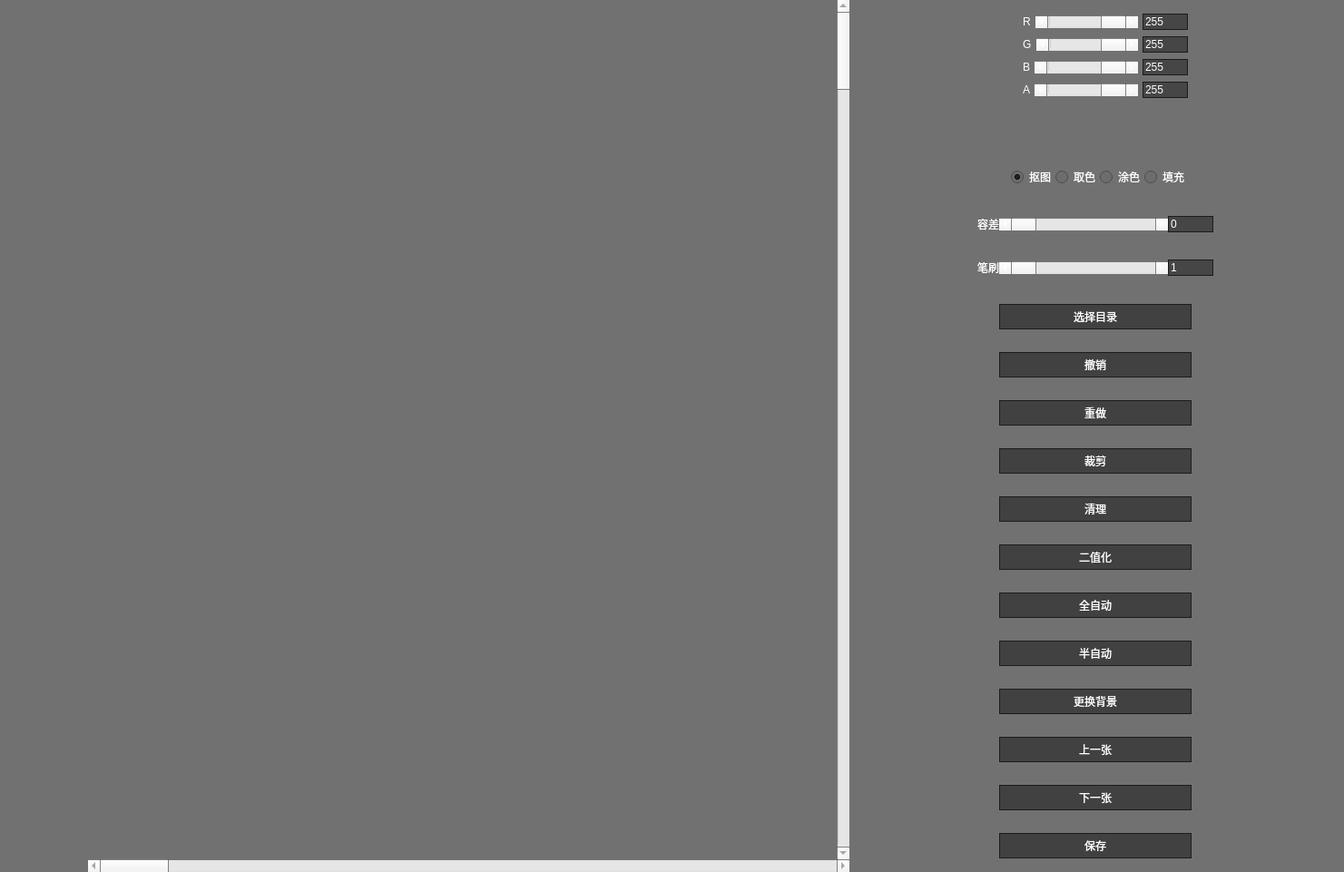
<?xml version="1.0" encoding="UTF-8"?>
<ui version="4.0">
 <class>Main_Window_UI</class>
 <widget class="QMainWindow" name="Main_Window_UI">
  <property name="enabled">
   <bool>true</bool>
  </property>
  <property name="geometry">
   <rect>
    <x>0</x>
    <y>0</y>
    <width>1481</width>
    <height>961</height>
   </rect>
  </property>
  <property name="sizePolicy">
   <sizepolicy hsizetype="Preferred" vsizetype="Preferred">
    <horstretch>0</horstretch>
    <verstretch>0</verstretch>
   </sizepolicy>
  </property>
  <property name="palette">
   <palette>
    <active>
     <colorrole role="WindowText">
      <brush brushstyle="SolidPattern">
       <color alpha="255">
        <red>255</red>
        <green>255</green>
        <blue>255</blue>
       </color>
      </brush>
     </colorrole>
     <colorrole role="Base">
      <brush brushstyle="SolidPattern">
       <color alpha="255">
        <red>109</red>
        <green>109</green>
        <blue>109</blue>
       </color>
      </brush>
     </colorrole>
     <colorrole role="Window">
      <brush brushstyle="SolidPattern">
       <color alpha="255">
        <red>113</red>
        <green>113</green>
        <blue>113</blue>
       </color>
      </brush>
     </colorrole>
    </active>
    <inactive>
     <colorrole role="WindowText">
      <brush brushstyle="SolidPattern">
       <color alpha="255">
        <red>255</red>
        <green>255</green>
        <blue>255</blue>
       </color>
      </brush>
     </colorrole>
     <colorrole role="Base">
      <brush brushstyle="SolidPattern">
       <color alpha="255">
        <red>109</red>
        <green>109</green>
        <blue>109</blue>
       </color>
      </brush>
     </colorrole>
     <colorrole role="Window">
      <brush brushstyle="SolidPattern">
       <color alpha="255">
        <red>113</red>
        <green>113</green>
        <blue>113</blue>
       </color>
      </brush>
     </colorrole>
    </inactive>
    <disabled>
     <colorrole role="WindowText">
      <brush brushstyle="SolidPattern">
       <color alpha="255">
        <red>120</red>
        <green>120</green>
        <blue>120</blue>
       </color>
      </brush>
     </colorrole>
     <colorrole role="Base">
      <brush brushstyle="SolidPattern">
       <color alpha="255">
        <red>113</red>
        <green>113</green>
        <blue>113</blue>
       </color>
      </brush>
     </colorrole>
     <colorrole role="Window">
      <brush brushstyle="SolidPattern">
       <color alpha="255">
        <red>113</red>
        <green>113</green>
        <blue>113</blue>
       </color>
      </brush>
     </colorrole>
    </disabled>
   </palette>
  </property>
  <property name="focusPolicy">
   <enum>Qt::ClickFocus</enum>
  </property>
  <property name="windowTitle">
   <string>因为起名字好麻烦就懒得起了</string>
  </property>
  <property name="windowIcon">
   <iconset>
    <normaloff>res/Icon.ico</normaloff>res/Icon.ico</iconset>
  </property>
  <widget class="QWidget" name="Main_Layout">
   <layout class="QHBoxLayout" name="horizontalLayout" stretch="2,19,2,8,2">
    <property name="topMargin">
     <number>0</number>
    </property>
    <property name="bottomMargin">
     <number>0</number>
    </property>
    <item>
     <spacer name="horizontalSpacer_3">
      <property name="orientation">
       <enum>Qt::Horizontal</enum>
      </property>
      <property name="sizeHint" stdset="0">
       <size>
        <width>0</width>
        <height>0</height>
       </size>
      </property>
     </spacer>
    </item>
    <item>
     <layout class="QVBoxLayout" name="Image_Layout">
      <property name="spacing">
       <number>0</number>
      </property>
      <item>
       <layout class="QHBoxLayout" name="horizontalLayout_2">
        <property name="spacing">
         <number>0</number>
        </property>
        <item>
         <widget class="QLable_File_Dragable" name="Image_Lable">
          <property name="minimumSize">
           <size>
            <width>1</width>
            <height>1</height>
           </size>
          </property>
          <property name="acceptDrops">
           <bool>true</bool>
          </property>
          <property name="pixmap">
           <pixmap>res/TransparentBg-W.png</pixmap>
          </property>
          <property name="scaledContents">
           <bool>true</bool>
          </property>
         </widget>
        </item>
        <item>
         <widget class="QScrollBar" name="Image_V_Scrollbar">
          <property name="enabled">
           <bool>false</bool>
          </property>
          <property name="sizePolicy">
           <sizepolicy hsizetype="Fixed" vsizetype="Expanding">
            <horstretch>0</horstretch>
            <verstretch>0</verstretch>
           </sizepolicy>
          </property>
         </widget>
        </item>
       </layout>
      </item>
      <item>
       <widget class="QScrollBar" name="Image_H_Scrollbar">
        <property name="enabled">
         <bool>false</bool>
        </property>
        <property name="sizePolicy">
         <sizepolicy hsizetype="Expanding" vsizetype="Fixed">
          <horstretch>0</horstretch>
          <verstretch>0</verstretch>
         </sizepolicy>
        </property>
        <property name="orientation">
         <enum>Qt::Horizontal</enum>
        </property>
       </widget>
      </item>
     </layout>
    </item>
    <item>
     <spacer name="horizontalSpacer_4">
      <property name="orientation">
       <enum>Qt::Horizontal</enum>
      </property>
      <property name="sizeHint" stdset="0">
       <size>
        <width>0</width>
        <height>0</height>
       </size>
      </property>
     </spacer>
    </item>
    <item>
     <layout class="QVBoxLayout" name="Control_Panel_Layout">
      <property name="spacing">
       <number>0</number>
      </property>
      <property name="topMargin">
       <number>15</number>
      </property>
      <property name="bottomMargin">
       <number>15</number>
      </property>
      <item>
       <layout class="QHBoxLayout" name="Color_Layout" stretch="1,0,0,1">
        <property name="spacing">
         <number>15</number>
        </property>
        <item>
         <spacer name="horizontalSpacer_12">
          <property name="orientation">
           <enum>Qt::Horizontal</enum>
          </property>
          <property name="sizeHint" stdset="0">
           <size>
            <width>0</width>
            <height>0</height>
           </size>
          </property>
         </spacer>
        </item>
        <item>
         <widget class="QLabel" name="Color_Preview_Lable">
          <property name="text">
           <string/>
          </property>
          <property name="pixmap">
           <pixmap>res/Transparent_Lable.png</pixmap>
          </property>
          <property name="scaledContents">
           <bool>true</bool>
          </property>
         </widget>
        </item>
        <item>
         <layout class="QVBoxLayout" name="Color_Setting_Layout">
          <property name="spacing">
           <number>7</number>
          </property>
          <item>
           <layout class="QHBoxLayout" name="R_Layout">
            <property name="spacing">
             <number>5</number>
            </property>
            <item>
             <widget class="QLabel" name="R_Lable">
              <property name="text">
               <string>R</string>
              </property>
             </widget>
            </item>
            <item>
             <widget class="QScrollBar" name="R_Scrollbar">
              <property name="sizePolicy">
               <sizepolicy hsizetype="Expanding" vsizetype="Fixed">
                <horstretch>8</horstretch>
                <verstretch>0</verstretch>
               </sizepolicy>
              </property>
              <property name="maximum">
               <number>255</number>
              </property>
              <property name="value">
               <number>255</number>
              </property>
              <property name="orientation">
               <enum>Qt::Horizontal</enum>
              </property>
             </widget>
            </item>
            <item>
             <widget class="QLineEdit" name="R_LineEdit">
              <property name="sizePolicy">
               <sizepolicy hsizetype="Expanding" vsizetype="Fixed">
                <horstretch>1</horstretch>
                <verstretch>0</verstretch>
               </sizepolicy>
              </property>
              <property name="minimumSize">
               <size>
                <width>50</width>
                <height>0</height>
               </size>
              </property>
              <property name="styleSheet">
               <string notr="true">color:white;
background-color:rgb(70 , 70 , 70);
border: 1px solid rgb(28 , 28 , 28);</string>
              </property>
              <property name="text">
               <string>255</string>
              </property>
             </widget>
            </item>
           </layout>
          </item>
          <item>
           <layout class="QHBoxLayout" name="G_Layout">
            <property name="spacing">
             <number>5</number>
            </property>
            <item>
             <widget class="QLabel" name="G_Lable">
              <property name="text">
               <string>G</string>
              </property>
             </widget>
            </item>
            <item>
             <widget class="QScrollBar" name="G_Scrollbar">
              <property name="sizePolicy">
               <sizepolicy hsizetype="Expanding" vsizetype="Fixed">
                <horstretch>8</horstretch>
                <verstretch>0</verstretch>
               </sizepolicy>
              </property>
              <property name="maximum">
               <number>255</number>
              </property>
              <property name="value">
               <number>255</number>
              </property>
              <property name="orientation">
               <enum>Qt::Horizontal</enum>
              </property>
             </widget>
            </item>
            <item>
             <widget class="QLineEdit" name="G_LineEdit">
              <property name="sizePolicy">
               <sizepolicy hsizetype="Expanding" vsizetype="Fixed">
                <horstretch>1</horstretch>
                <verstretch>0</verstretch>
               </sizepolicy>
              </property>
              <property name="minimumSize">
               <size>
                <width>50</width>
                <height>0</height>
               </size>
              </property>
              <property name="styleSheet">
               <string notr="true">color:white;
background-color:rgb(70 , 70 , 70);
border: 1px solid rgb(28 , 28 , 28);</string>
              </property>
              <property name="text">
               <string>255</string>
              </property>
             </widget>
            </item>
           </layout>
          </item>
          <item>
           <layout class="QHBoxLayout" name="B_Layout">
            <property name="spacing">
             <number>5</number>
            </property>
            <item>
             <widget class="QLabel" name="B_Lable">
              <property name="text">
               <string>B</string>
              </property>
             </widget>
            </item>
            <item>
             <widget class="QScrollBar" name="B_Scrollbar">
              <property name="sizePolicy">
               <sizepolicy hsizetype="Expanding" vsizetype="Fixed">
                <horstretch>8</horstretch>
                <verstretch>0</verstretch>
               </sizepolicy>
              </property>
              <property name="maximum">
               <number>255</number>
              </property>
              <property name="value">
               <number>255</number>
              </property>
              <property name="orientation">
               <enum>Qt::Horizontal</enum>
              </property>
             </widget>
            </item>
            <item>
             <widget class="QLineEdit" name="B_LineEdit">
              <property name="sizePolicy">
               <sizepolicy hsizetype="Expanding" vsizetype="Fixed">
                <horstretch>1</horstretch>
                <verstretch>0</verstretch>
               </sizepolicy>
              </property>
              <property name="minimumSize">
               <size>
                <width>50</width>
                <height>0</height>
               </size>
              </property>
              <property name="styleSheet">
               <string notr="true">color:white;
background-color:rgb(70 , 70 , 70);
border: 1px solid rgb(28 , 28 , 28);</string>
              </property>
              <property name="text">
               <string>255</string>
              </property>
             </widget>
            </item>
           </layout>
          </item>
          <item>
           <layout class="QHBoxLayout" name="A_Layout">
            <property name="spacing">
             <number>5</number>
            </property>
            <item>
             <widget class="QLabel" name="A_Lable">
              <property name="text">
               <string>A</string>
              </property>
             </widget>
            </item>
            <item>
             <widget class="QScrollBar" name="A_Scrollbar">
              <property name="sizePolicy">
               <sizepolicy hsizetype="Expanding" vsizetype="Fixed">
                <horstretch>8</horstretch>
                <verstretch>0</verstretch>
               </sizepolicy>
              </property>
              <property name="maximum">
               <number>255</number>
              </property>
              <property name="value">
               <number>255</number>
              </property>
              <property name="orientation">
               <enum>Qt::Horizontal</enum>
              </property>
             </widget>
            </item>
            <item>
             <widget class="QLineEdit" name="A_LineEdit">
              <property name="sizePolicy">
               <sizepolicy hsizetype="Expanding" vsizetype="Fixed">
                <horstretch>1</horstretch>
                <verstretch>0</verstretch>
               </sizepolicy>
              </property>
              <property name="minimumSize">
               <size>
                <width>50</width>
                <height>0</height>
               </size>
              </property>
              <property name="styleSheet">
               <string notr="true">color:white;
background-color:rgb(70 , 70 , 70);
border: 1px solid rgb(28 , 28 , 28);</string>
              </property>
              <property name="text">
               <string>255</string>
              </property>
             </widget>
            </item>
           </layout>
          </item>
         </layout>
        </item>
        <item>
         <spacer name="horizontalSpacer_13">
          <property name="orientation">
           <enum>Qt::Horizontal</enum>
          </property>
          <property name="sizeHint" stdset="0">
           <size>
            <width>0</width>
            <height>0</height>
           </size>
          </property>
         </spacer>
        </item>
       </layout>
      </item>
      <item>
       <spacer name="verticalSpacer">
        <property name="orientation">
         <enum>Qt::Vertical</enum>
        </property>
        <property name="sizeHint" stdset="0">
         <size>
          <width>20</width>
          <height>40</height>
         </size>
        </property>
       </spacer>
      </item>
      <item>
       <widget class="QLabel" name="Working_Status_Label">
        <property name="text">
         <string/>
        </property>
        <property name="alignment">
         <set>Qt::AlignCenter</set>
        </property>
       </widget>
      </item>
      <item>
       <spacer name="verticalSpacer_2">
        <property name="orientation">
         <enum>Qt::Vertical</enum>
        </property>
        <property name="sizeHint" stdset="0">
         <size>
          <width>20</width>
          <height>40</height>
         </size>
        </property>
       </spacer>
      </item>
      <item>
       <layout class="QHBoxLayout" name="RBotton_Layout" stretch="1,0,0,0,0,1">
        <property name="leftMargin">
         <number>10</number>
        </property>
        <item>
         <spacer name="horizontalSpacer_6">
          <property name="orientation">
           <enum>Qt::Horizontal</enum>
          </property>
          <property name="sizeHint" stdset="0">
           <size>
            <width>0</width>
            <height>0</height>
           </size>
          </property>
         </spacer>
        </item>
        <item>
         <widget class="QRadioButton" name="Cutout_RadioB">
          <property name="text">
           <string>抠图</string>
          </property>
          <property name="shortcut">
           <string>1</string>
          </property>
          <property name="checked">
           <bool>true</bool>
          </property>
         </widget>
        </item>
        <item>
         <widget class="QRadioButton" name="PickColor_RadioB">
          <property name="text">
           <string>取色</string>
          </property>
          <property name="shortcut">
           <string>2</string>
          </property>
         </widget>
        </item>
        <item>
         <widget class="QRadioButton" name="Coloring_RadioB">
          <property name="text">
           <string>涂色</string>
          </property>
          <property name="shortcut">
           <string>3</string>
          </property>
         </widget>
        </item>
        <item>
         <widget class="QRadioButton" name="Filling_RadioB">
          <property name="text">
           <string>填充</string>
          </property>
          <property name="shortcut">
           <string>4</string>
          </property>
         </widget>
        </item>
        <item>
         <spacer name="horizontalSpacer_7">
          <property name="orientation">
           <enum>Qt::Horizontal</enum>
          </property>
          <property name="sizeHint" stdset="0">
           <size>
            <width>0</width>
            <height>0</height>
           </size>
          </property>
         </spacer>
        </item>
       </layout>
      </item>
      <item>
       <spacer name="verticalSpacer_3">
        <property name="orientation">
         <enum>Qt::Vertical</enum>
        </property>
        <property name="sizeHint" stdset="0">
         <size>
          <width>20</width>
          <height>40</height>
         </size>
        </property>
       </spacer>
      </item>
      <item>
       <layout class="QHBoxLayout" name="T_Layout" stretch="2,0,0,0,2">
        <item>
         <spacer name="horizontalSpacer_8">
          <property name="orientation">
           <enum>Qt::Horizontal</enum>
          </property>
          <property name="sizeHint" stdset="0">
           <size>
            <width>0</width>
            <height>0</height>
           </size>
          </property>
         </spacer>
        </item>
        <item>
         <widget class="QLabel" name="T_Lable">
          <property name="text">
           <string>容差</string>
          </property>
         </widget>
        </item>
        <item>
         <widget class="QScrollBar" name="T_Scrollbar">
          <property name="sizePolicy">
           <sizepolicy hsizetype="Expanding" vsizetype="Fixed">
            <horstretch>8</horstretch>
            <verstretch>0</verstretch>
           </sizepolicy>
          </property>
          <property name="maximum">
           <number>255</number>
          </property>
          <property name="orientation">
           <enum>Qt::Horizontal</enum>
          </property>
         </widget>
        </item>
        <item>
         <widget class="QLineEdit" name="T_LineEdit">
          <property name="sizePolicy">
           <sizepolicy hsizetype="Expanding" vsizetype="Fixed">
            <horstretch>1</horstretch>
            <verstretch>0</verstretch>
           </sizepolicy>
          </property>
          <property name="minimumSize">
           <size>
            <width>50</width>
            <height>0</height>
           </size>
          </property>
          <property name="styleSheet">
           <string notr="true">color:white;
background-color:rgb(70 , 70 , 70);
border: 1px solid rgb(28 , 28 , 28);</string>
          </property>
          <property name="text">
           <string>0</string>
          </property>
         </widget>
        </item>
        <item>
         <spacer name="horizontalSpacer_10">
          <property name="orientation">
           <enum>Qt::Horizontal</enum>
          </property>
          <property name="sizeHint" stdset="0">
           <size>
            <width>0</width>
            <height>0</height>
           </size>
          </property>
         </spacer>
        </item>
       </layout>
      </item>
      <item>
       <spacer name="verticalSpacer_5">
        <property name="orientation">
         <enum>Qt::Vertical</enum>
        </property>
        <property name="sizeHint" stdset="0">
         <size>
          <width>20</width>
          <height>40</height>
         </size>
        </property>
       </spacer>
      </item>
      <item>
       <layout class="QHBoxLayout" name="S_Layout" stretch="2,0,0,0,2">
        <item>
         <spacer name="horizontalSpacer_9">
          <property name="orientation">
           <enum>Qt::Horizontal</enum>
          </property>
          <property name="sizeHint" stdset="0">
           <size>
            <width>0</width>
            <height>0</height>
           </size>
          </property>
         </spacer>
        </item>
        <item>
         <widget class="QLabel" name="S_Lable">
          <property name="text">
           <string>笔刷</string>
          </property>
         </widget>
        </item>
        <item>
         <widget class="QScrollBar" name="S_Scrollbar">
          <property name="sizePolicy">
           <sizepolicy hsizetype="Expanding" vsizetype="Fixed">
            <horstretch>8</horstretch>
            <verstretch>0</verstretch>
           </sizepolicy>
          </property>
          <property name="minimum">
           <number>1</number>
          </property>
          <property name="maximum">
           <number>255</number>
          </property>
          <property name="value">
           <number>1</number>
          </property>
          <property name="orientation">
           <enum>Qt::Horizontal</enum>
          </property>
         </widget>
        </item>
        <item>
         <widget class="QLineEdit" name="S_LineEdit">
          <property name="sizePolicy">
           <sizepolicy hsizetype="Expanding" vsizetype="Fixed">
            <horstretch>1</horstretch>
            <verstretch>0</verstretch>
           </sizepolicy>
          </property>
          <property name="minimumSize">
           <size>
            <width>50</width>
            <height>0</height>
           </size>
          </property>
          <property name="styleSheet">
           <string notr="true">color:white;
background-color:rgb(70 , 70 , 70);
border: 1px solid rgb(28 , 28 , 28);</string>
          </property>
          <property name="text">
           <string>1</string>
          </property>
         </widget>
        </item>
        <item>
         <spacer name="horizontalSpacer_11">
          <property name="orientation">
           <enum>Qt::Horizontal</enum>
          </property>
          <property name="sizeHint" stdset="0">
           <size>
            <width>0</width>
            <height>0</height>
           </size>
          </property>
         </spacer>
        </item>
       </layout>
      </item>
      <item>
       <spacer name="verticalSpacer_4">
        <property name="orientation">
         <enum>Qt::Vertical</enum>
        </property>
        <property name="sizeHint" stdset="0">
         <size>
          <width>20</width>
          <height>40</height>
         </size>
        </property>
       </spacer>
      </item>
      <item>
       <layout class="QHBoxLayout" name="Botton_Layout_2" stretch="1,3,1">
        <item>
         <spacer name="horizontalSpacer">
          <property name="orientation">
           <enum>Qt::Horizontal</enum>
          </property>
          <property name="sizeHint" stdset="0">
           <size>
            <width>0</width>
            <height>0</height>
           </size>
          </property>
         </spacer>
        </item>
        <item>
         <layout class="QVBoxLayout" name="Botton_Layout" stretch="0,0,0,0,0,0,0,0,0,0,0,0">
          <property name="spacing">
           <number>25</number>
          </property>
          <item>
           <widget class="QPushButton" name="WorkDir_Button">
            <property name="minimumSize">
             <size>
              <width>0</width>
              <height>28</height>
             </size>
            </property>
            <property name="focusPolicy">
             <enum>Qt::NoFocus</enum>
            </property>
            <property name="styleSheet">
             <string notr="true">QPushButton{
color:white;
background-color:rgb(65 , 65 , 65);
border: 1px solid rgb(28 , 28 , 28);
}
QPushButton:hover{
color:white;
background-color:rgb(75 , 75 , 75);
border: 1px solid rgb(28 , 28 , 28);
}
QPushButton:pressed{
color:white;
background-color:rgb(85 , 85 , 85);
border: 1px solid rgb(28 , 28 , 28);
}
QPushButton:disabled{
color:white;
background-color:rgb(95 , 95 , 95);
border: 1px solid rgb(28 , 28 , 28);
}</string>
            </property>
            <property name="text">
             <string>选择目录</string>
            </property>
           </widget>
          </item>
          <item>
           <widget class="QPushButton" name="Revoke_Button">
            <property name="minimumSize">
             <size>
              <width>0</width>
              <height>28</height>
             </size>
            </property>
            <property name="focusPolicy">
             <enum>Qt::NoFocus</enum>
            </property>
            <property name="styleSheet">
             <string notr="true">QPushButton{
color:white;
background-color:rgb(65 , 65 , 65);
border: 1px solid rgb(28 , 28 , 28);
}
QPushButton:hover{
color:white;
background-color:rgb(75 , 75 , 75);
border: 1px solid rgb(28 , 28 , 28);
}
QPushButton:pressed{
color:white;
background-color:rgb(85 , 85 , 85);
border: 1px solid rgb(28 , 28 , 28);
}
QPushButton:disabled{
color:white;
background-color:rgb(95 , 95 , 95);
border: 1px solid rgb(28 , 28 , 28);
}</string>
            </property>
            <property name="text">
             <string>撤销</string>
            </property>
            <property name="shortcut">
             <string>Ctrl+Z</string>
            </property>
           </widget>
          </item>
          <item>
           <widget class="QPushButton" name="Redo_Button">
            <property name="minimumSize">
             <size>
              <width>0</width>
              <height>28</height>
             </size>
            </property>
            <property name="focusPolicy">
             <enum>Qt::NoFocus</enum>
            </property>
            <property name="styleSheet">
             <string notr="true">QPushButton{
color:white;
background-color:rgb(65 , 65 , 65);
border: 1px solid rgb(28 , 28 , 28);
}
QPushButton:hover{
color:white;
background-color:rgb(75 , 75 , 75);
border: 1px solid rgb(28 , 28 , 28);
}
QPushButton:pressed{
color:white;
background-color:rgb(85 , 85 , 85);
border: 1px solid rgb(28 , 28 , 28);
}
QPushButton:disabled{
color:white;
background-color:rgb(95 , 95 , 95);
border: 1px solid rgb(28 , 28 , 28);
}</string>
            </property>
            <property name="text">
             <string>重做</string>
            </property>
            <property name="shortcut">
             <string>Ctrl+Y</string>
            </property>
           </widget>
          </item>
          <item>
           <widget class="QPushButton" name="Crop_Button">
            <property name="minimumSize">
             <size>
              <width>0</width>
              <height>28</height>
             </size>
            </property>
            <property name="focusPolicy">
             <enum>Qt::NoFocus</enum>
            </property>
            <property name="styleSheet">
             <string notr="true">QPushButton{
color:white;
background-color:rgb(65 , 65 , 65);
border: 1px solid rgb(28 , 28 , 28);
}
QPushButton:hover{
color:white;
background-color:rgb(75 , 75 , 75);
border: 1px solid rgb(28 , 28 , 28);
}
QPushButton:pressed{
color:white;
background-color:rgb(85 , 85 , 85);
border: 1px solid rgb(28 , 28 , 28);
}
QPushButton:disabled{
color:white;
background-color:rgb(95 , 95 , 95);
border: 1px solid rgb(28 , 28 , 28);
}</string>
            </property>
            <property name="text">
             <string>裁剪</string>
            </property>
           </widget>
          </item>
          <item>
           <widget class="QPushButton" name="Clean_Button">
            <property name="minimumSize">
             <size>
              <width>0</width>
              <height>28</height>
             </size>
            </property>
            <property name="focusPolicy">
             <enum>Qt::NoFocus</enum>
            </property>
            <property name="styleSheet">
             <string notr="true">QPushButton{
color:white;
background-color:rgb(65 , 65 , 65);
border: 1px solid rgb(28 , 28 , 28);
}
QPushButton:hover{
color:white;
background-color:rgb(75 , 75 , 75);
border: 1px solid rgb(28 , 28 , 28);
}
QPushButton:pressed{
color:white;
background-color:rgb(85 , 85 , 85);
border: 1px solid rgb(28 , 28 , 28);
}
QPushButton:disabled{
color:white;
background-color:rgb(95 , 95 , 95);
border: 1px solid rgb(28 , 28 , 28);
}</string>
            </property>
            <property name="text">
             <string>清理</string>
            </property>
           </widget>
          </item>
          <item>
           <widget class="QPushButton" name="Binarization_Button">
            <property name="minimumSize">
             <size>
              <width>0</width>
              <height>28</height>
             </size>
            </property>
            <property name="focusPolicy">
             <enum>Qt::NoFocus</enum>
            </property>
            <property name="styleSheet">
             <string notr="true">QPushButton{
color:white;
background-color:rgb(65 , 65 , 65);
border: 1px solid rgb(28 , 28 , 28);
}
QPushButton:hover{
color:white;
background-color:rgb(75 , 75 , 75);
border: 1px solid rgb(28 , 28 , 28);
}
QPushButton:pressed{
color:white;
background-color:rgb(85 , 85 , 85);
border: 1px solid rgb(28 , 28 , 28);
}
QPushButton:disabled{
color:white;
background-color:rgb(95 , 95 , 95);
border: 1px solid rgb(28 , 28 , 28);
}</string>
            </property>
            <property name="text">
             <string>二值化</string>
            </property>
           </widget>
          </item>
          <item>
           <widget class="QPushButton" name="Full_Automatic_Button">
            <property name="minimumSize">
             <size>
              <width>0</width>
              <height>28</height>
             </size>
            </property>
            <property name="focusPolicy">
             <enum>Qt::NoFocus</enum>
            </property>
            <property name="styleSheet">
             <string notr="true">QPushButton{
color:white;
background-color:rgb(65 , 65 , 65);
border: 1px solid rgb(28 , 28 , 28);
}
QPushButton:hover{
color:white;
background-color:rgb(75 , 75 , 75);
border: 1px solid rgb(28 , 28 , 28);
}
QPushButton:pressed{
color:white;
background-color:rgb(85 , 85 , 85);
border: 1px solid rgb(28 , 28 , 28);
}
QPushButton:disabled{
color:white;
background-color:rgb(95 , 95 , 95);
border: 1px solid rgb(28 , 28 , 28);
}</string>
            </property>
            <property name="text">
             <string>全自动</string>
            </property>
           </widget>
          </item>
          <item>
           <widget class="QPushButton" name="Semi_Automatic_Button">
            <property name="minimumSize">
             <size>
              <width>0</width>
              <height>28</height>
             </size>
            </property>
            <property name="focusPolicy">
             <enum>Qt::NoFocus</enum>
            </property>
            <property name="styleSheet">
             <string notr="true">QPushButton{
color:white;
background-color:rgb(65 , 65 , 65);
border: 1px solid rgb(28 , 28 , 28);
}
QPushButton:hover{
color:white;
background-color:rgb(75 , 75 , 75);
border: 1px solid rgb(28 , 28 , 28);
}
QPushButton:pressed{
color:white;
background-color:rgb(85 , 85 , 85);
border: 1px solid rgb(28 , 28 , 28);
}
QPushButton:disabled{
color:white;
background-color:rgb(95 , 95 , 95);
border: 1px solid rgb(28 , 28 , 28);
}</string>
            </property>
            <property name="text">
             <string>半自动</string>
            </property>
           </widget>
          </item>
          <item>
           <widget class="QPushButton" name="Change_Background_Button">
            <property name="minimumSize">
             <size>
              <width>0</width>
              <height>28</height>
             </size>
            </property>
            <property name="focusPolicy">
             <enum>Qt::NoFocus</enum>
            </property>
            <property name="styleSheet">
             <string notr="true">QPushButton{
color:white;
background-color:rgb(65 , 65 , 65);
border: 1px solid rgb(28 , 28 , 28);
}
QPushButton:hover{
color:white;
background-color:rgb(75 , 75 , 75);
border: 1px solid rgb(28 , 28 , 28);
}
QPushButton:pressed{
color:white;
background-color:rgb(85 , 85 , 85);
border: 1px solid rgb(28 , 28 , 28);
}
QPushButton:disabled{
color:white;
background-color:rgb(95 , 95 , 95);
border: 1px solid rgb(28 , 28 , 28);
}</string>
            </property>
            <property name="text">
             <string>更换背景</string>
            </property>
           </widget>
          </item>
          <item>
           <widget class="QPushButton" name="Previous_Button">
            <property name="minimumSize">
             <size>
              <width>0</width>
              <height>28</height>
             </size>
            </property>
            <property name="focusPolicy">
             <enum>Qt::NoFocus</enum>
            </property>
            <property name="styleSheet">
             <string notr="true">QPushButton{
color:white;
background-color:rgb(65 , 65 , 65);
border: 1px solid rgb(28 , 28 , 28);
}
QPushButton:hover{
color:white;
background-color:rgb(75 , 75 , 75);
border: 1px solid rgb(28 , 28 , 28);
}
QPushButton:pressed{
color:white;
background-color:rgb(85 , 85 , 85);
border: 1px solid rgb(28 , 28 , 28);
}
QPushButton:disabled{
color:white;
background-color:rgb(95 , 95 , 95);
border: 1px solid rgb(28 , 28 , 28);
}</string>
            </property>
            <property name="text">
             <string>上一张</string>
            </property>
           </widget>
          </item>
          <item>
           <widget class="QPushButton" name="Next_Button">
            <property name="minimumSize">
             <size>
              <width>0</width>
              <height>28</height>
             </size>
            </property>
            <property name="focusPolicy">
             <enum>Qt::NoFocus</enum>
            </property>
            <property name="styleSheet">
             <string notr="true">QPushButton{
color:white;
background-color:rgb(65 , 65 , 65);
border: 1px solid rgb(28 , 28 , 28);
}
QPushButton:hover{
color:white;
background-color:rgb(75 , 75 , 75);
border: 1px solid rgb(28 , 28 , 28);
}
QPushButton:pressed{
color:white;
background-color:rgb(85 , 85 , 85);
border: 1px solid rgb(28 , 28 , 28);
}
QPushButton:disabled{
color:white;
background-color:rgb(95 , 95 , 95);
border: 1px solid rgb(28 , 28 , 28);
}</string>
            </property>
            <property name="text">
             <string>下一张</string>
            </property>
           </widget>
          </item>
          <item>
           <widget class="QPushButton" name="Save_Botton">
            <property name="minimumSize">
             <size>
              <width>0</width>
              <height>28</height>
             </size>
            </property>
            <property name="focusPolicy">
             <enum>Qt::NoFocus</enum>
            </property>
            <property name="styleSheet">
             <string notr="true">QPushButton{
color:white;
background-color:rgb(65 , 65 , 65);
border: 1px solid rgb(28 , 28 , 28);
}
QPushButton:hover{
color:white;
background-color:rgb(75 , 75 , 75);
border: 1px solid rgb(28 , 28 , 28);
}
QPushButton:pressed{
color:white;
background-color:rgb(85 , 85 , 85);
border: 1px solid rgb(28 , 28 , 28);
}
QPushButton:disabled{
color:white;
background-color:rgb(95 , 95 , 95);
border: 1px solid rgb(28 , 28 , 28);
}</string>
            </property>
            <property name="text">
             <string>保存</string>
            </property>
            <property name="shortcut">
             <string>Ctrl+S</string>
            </property>
           </widget>
          </item>
         </layout>
        </item>
        <item>
         <spacer name="horizontalSpacer_2">
          <property name="orientation">
           <enum>Qt::Horizontal</enum>
          </property>
          <property name="sizeHint" stdset="0">
           <size>
            <width>0</width>
            <height>0</height>
           </size>
          </property>
         </spacer>
        </item>
       </layout>
      </item>
     </layout>
    </item>
    <item>
     <spacer name="horizontalSpacer_5">
      <property name="orientation">
       <enum>Qt::Horizontal</enum>
      </property>
      <property name="sizeHint" stdset="0">
       <size>
        <width>0</width>
        <height>0</height>
       </size>
      </property>
     </spacer>
    </item>
   </layout>
  </widget>
 </widget>
 <customwidgets>
  <customwidget>
   <class>QLable_File_Dragable</class>
   <extends>QLabel</extends>
   <header>QLable_File_Dragable.h</header>
  </customwidget>
 </customwidgets>
 <resources/>
 <connections/>
</ui>
